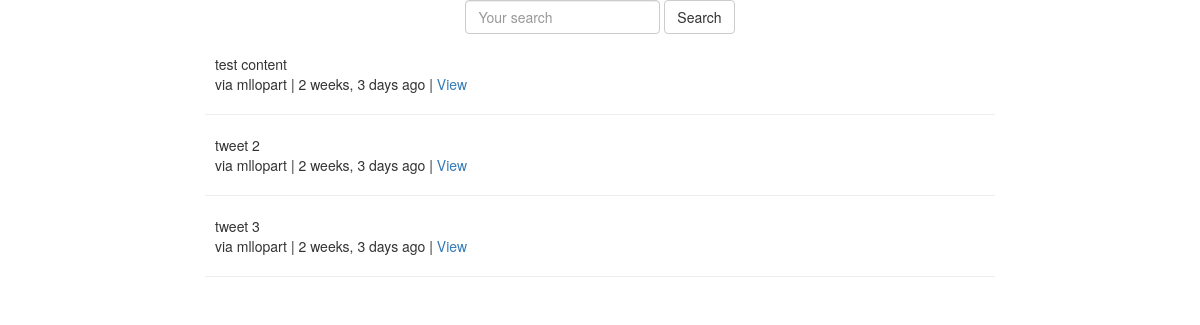
The page /tweet/ on the database as committed earlier.
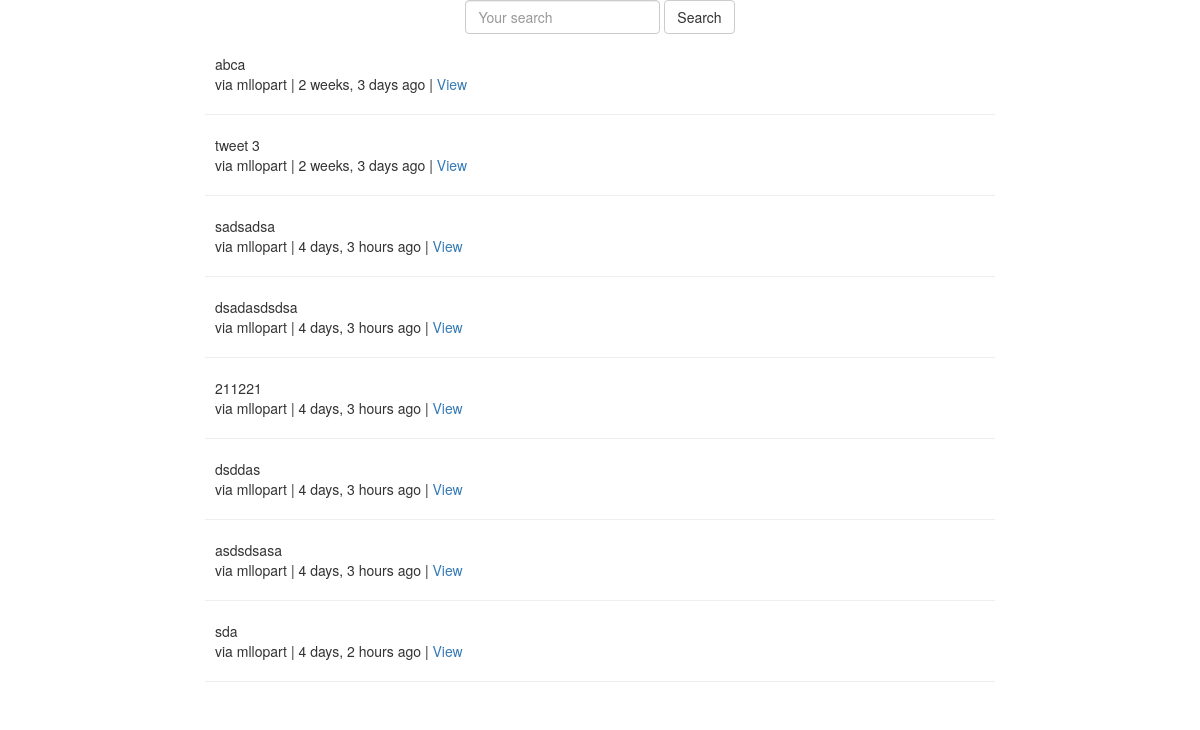
The same page on the database as committed later.
### tweets/models.py (models this page shows, shortened)
class Tweet(models.Model):
    user        = models.ForeignKey(settings.AUTH_USER_MODEL)
    content     = models.CharField(max_length=140, validators = [               validate_content])
    updated     = models.DateTimeField(auto_now=True)
    timestamp   = models.DateTimeField(auto_now_add=True)
    def get_absolute_url(self):
        return reverse("tweet:retrieve", kwargs={"pk":self.pk})

### tweets/views.py (the view)
class TweetListView(ListView):
    template_name = "tweets/list_view.html"
    def get_queryset(self, *args, **kwargs):
        qs = Tweet.objects.all()
        query = self.request.GET.get("q", None)
        if query is not None:
            qs = qs.filter(
                           Q(content__icontains=query) |
                           Q(user__username__icontains=query)
                           )
        return qs
    def get_context_data(self, *args, **kwargs):
        context = super(TweetListView, self).get_context_data(*args, **kwargs)
        return context

### tweets/templates/tweets/list_view.html (shortened to what this page needs)
{% extends "base.html" %}
{% block content %}
    {% include "tweets/search_form.html" %} <br/>
  </div>
  <div class="row">
    <div class="col-sm-8 col-sm-offset-2">
      {% for object in object_list%}
        <div class="media">
          <div class="media-left">
          </div>
           <div class="media-body">
            {{object.content}}</br>
            via {{object.user}} | {{object.timestamp | timesince}} ago | <a href='{{object.get_absolute_url}}'>View</a>
          </div>
        </div>
        <hr />
        {% empty %}
          {% if request.GET.q %}
            <p>No tweets found.</p>
          {% else %}
            <p>No tweets yet.</p>
          {% endif %}
      {% endfor %}
    </div>
  </div>
{% endblock content %}

### templates/base.html (shortened to what this page needs)
{% load static %}
<!DOCTYPE html>
<html lang="en">
  <head>
    <link href="{% static 'bootstrap/css/bootstrap.min.css' %}" rel="stylesheet">
  </head>
  <body>
    <div class='container'>
      {% block content %}
      {% endblock content %}
  </body>
</html>

### tweets/templates/tweets/search_form.html
<div class="row">
  <div class="col-sm-12 text-center">
    <form method='GET' action='{% url "tweet:list" %}' class="form-inline">
      <div class="form-group">
        <input type = 'text' class="form-control" name='q' placeholder='Your search' value='{{request.GET.q}}'/>
      </div>
      <input type = 'submit' class="btn btn-default" value='Search' />
    </form>
  </div>
</div>

Rows that differ between the two databases and show on the page:
removed Tweet: content "test content", user "mllopart", timestamp "2 weeks, 3 days"
changed Tweet: content "tweet 2" → "abca"
added Tweet: content "sadsadsa", user "mllopart", timestamp "4 days, 3 hours"
added Tweet: content "dsadasdsdsa", user "mllopart", timestamp "4 days, 3 hours"
added Tweet: content "211221", user "mllopart", timestamp "4 days, 3 hours"
added Tweet: content "dsddas", user "mllopart", timestamp "4 days, 3 hours"
added Tweet: content "asdsdsasa", user "mllopart", timestamp "4 days, 3 hours"
added Tweet: content "sda", user "mllopart", timestamp "4 days, 2 hours"
